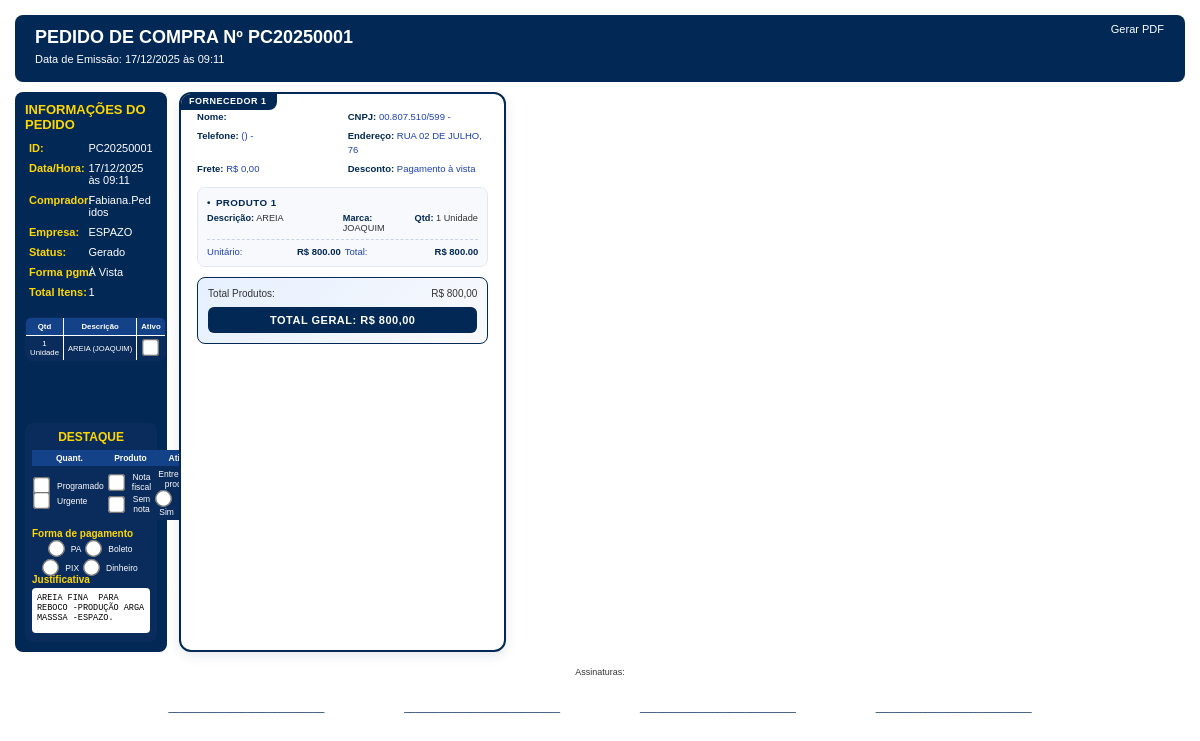
The app's page /visualizar_pedido/1 (signed in) with its own data.
### app.py (models this page shows, shortened)
class PedidosCompra(db.Model):
    __tablename__ = 'PedidosCompra'
    id = db.Column(db.Integer, primary_key=True, autoincrement=True)
    numero_pedido = db.Column(db.Text, nullable=False, unique=True)
    data_criacao = db.Column(db.DateTime, nullable=False, default=get_local_time)
    usuario = db.Column(db.Text, nullable=False)
    status = db.Column(db.Text, nullable=False, default='Gerado')
    pdf_path = db.Column(db.Text, nullable=True)
    valor_total = db.Column(db.Float, nullable=False)
    valor_frete = db.Column(db.Float, nullable=True, default=0.0)
    valor_liquido = db.Column(db.Float, nullable=False)
    forma_pagamento = db.Column(db.Text, nullable=True)
    observacoes = db.Column(db.Text, nullable=True)
    comprovante_pagamento = db.Column(db.Text, nullable=True)
    preenchimentos = db.relationship('SolicitacoesPreenchidas', secondary='pedido_preenchimento_associacao')

class SolicitacoesCompra(db.Model):
    __tablename__ = 'SolicitacoesCompra'
    id = db.Column(db.Integer, primary_key=True)
    cod_material = db.Column(db.Integer, db.ForeignKey('Materiais.CodMaterial'), nullable=False)
    especificacao = db.Column(db.Text, nullable=False)
    quantidade = db.Column(db.String(20), nullable=False)
    unidade_medida = db.Column(db.String(20), nullable=False, default='Unidade')
    aplicacao = db.Column(db.Text, nullable=True)  # Aplicação específica do item
    aplicacao_geral = db.Column(db.Text, nullable=True)  # NOVA COLUNA: Aplicação geral do formulário
    empresa = db.Column(db.Text, nullable=False)
    data_solicitacao = db.Column(db.DateTime, nullable=False, default=get_local_time)
    usuario = db.Column(db.Text, nullable=False)
    foto_path = db.Column(db.Text, nullable=True)
    marca = db.Column(db.Text, nullable=True)
    ativo = db.Column(db.String(3), nullable=False)
    nome_ativo = db.Column(db.Text, nullable=True)
    prioridade = db.Column(db.String(20), nullable=False, default='Programado')
    status_aprovacao = db.Column(db.String(20), nullable=True, default=None)
    observacoes_col = db.Column(db.Text, nullable=True)
    material = db.relationship('Materiais', backref='solicitacoes')
    comprador_atribuido = db.Column(db.Text, nullable=True)  # Novo campo

class Materiais(db.Model):
    __tablename__ = 'Materiais'
    CodMaterial = db.Column(db.Integer, primary_key=True, autoincrement=True)
    DescricaoMaterial = db.Column(db.Text, nullable=False)
    Empresa = db.Column(db.Text, nullable=False)
    Aplicacao = db.Column(db.Text, nullable=False)
    QuantidadeEstoque = db.Column(db.Integer, default=0)
    Fornecedor = db.Column(db.Text)
    NumeroNF = db.Column(db.Text)
    FatorConsumo = db.Column(db.Float, nullable=True, default=0.0)
    Ativo = db.Column(db.Boolean, default=False)

class SolicitacoesPreenchidas(db.Model):
    __tablename__ = 'SolicitacoesPreenchidas'
    id = db.Column(db.Integer, primary_key=True)
    solicitacao_id = db.Column(db.Integer, db.ForeignKey('SolicitacoesCompra.id'), nullable=False)
    fornecedor_id = db.Column(db.Integer, nullable=False)
    valor_unitario = db.Column(db.Float, nullable=False)
    valor_total = db.Column(db.Float, nullable=False)
    valor_frete = db.Column(db.Float, nullable=True)
    prazo_entrega = db.Column(db.Text, nullable=False)
    condicao_pagamento = db.Column(db.Text, nullable=False)
    data_preenchimento = db.Column(db.DateTime, nullable=False, default=get_local_time)
    usuario = db.Column(db.Text, nullable=False)
    status = db.Column(db.Text, nullable=True, default='Rascunho')
    pdf_path = db.Column(db.Text, nullable=True)
    observacoes = db.Column(db.Text, nullable=True)  # Novo campo para observações
    marca = db.Column(db.Text, nullable=True)  # 🔴 NOVO CAMPO ADICIONADO AQUI
    solicitacao = db.relationship('SolicitacoesCompra', backref='preenchimentos_fornecidos')
    historico_descontos = db.relationship(
        "HistoricoDescontos",
        backref="solicitacao_preenchida",
        lazy="dynamic",
        cascade="all, delete-orphan"
    )

### app.py (the view)
@routes_bp.route('/visualizar_pedido/<int:pedido_id>', methods=['GET'])
def visualizar_pedido(pedido_id):
    if 'usuario' not in session:
        flash('Acesso não autorizado', 'error')
        return redirect(url_for('routes_bp.login'))
    try:
        pedido = PedidosCompra.query.get_or_404(pedido_id)
        materiais_por_fornecedor = {}
        for preench in pedido.preenchimentos:
            forn_id = str(preench.fornecedor_id)  # Usar string como chave para evitar issues
            if forn_id not in materiais_por_fornecedor:
                info = get_fornecedor_details_full(preench.fornecedor_id)
                materiais_por_fornecedor[forn_id] = {'info': info, 'itens': []}
            item = {
                'material': preench.solicitacao.material.DescricaoMaterial if preench.solicitacao.material else 'Não informado',
                'marca': preench.solicitacao.marca or 'Sem marca',
                'especificacao': preench.solicitacao.especificacao or 'N/A',
                'quantidade': preench.solicitacao.quantidade,
                'unidade': preench.solicitacao.unidade_medida or 'Un',
                'valor_unitario': preench.valor_unitario,
                'valor_total': preench.valor_total,
                'prazo_entrega': preench.prazo_entrega or 'N/A'
            }
            materiais_por_fornecedor[forn_id]['itens'].append(item)
        total_itens = sum(len(dados['itens']) for dados in materiais_por_fornecedor.values())
        return render_template(
            'pedido_compra_pdf.html',
            pedido=pedido,
            usuario=pedido.usuario or session['usuario'],  # Ajuste conforme necessário (pode ser pedido.usuario)
            total_itens=total_itens,
            materiais_por_fornecedor=materiais_por_fornecedor
        )
    except Exception as e:
        flash(f'Erro ao visualizar pedido: {str(e)}', 'error')
        logging.error(f"Erro em visualizar_pedido para ID {pedido_id}: {str(e)}", exc_info=True)
        return redirect(url_for('routes_bp.listar_pedidos_compras'))  # Ajuste para a rota de listagem correta

### templates/pedido_compra_pdf.html (shortened to what this page needs)
<!DOCTYPE html>
<html lang="pt-BR">
<head>
</head>
<body>
<button class="print-button" id="gerarPDF">Gerar PDF</button>
<div class="header">
    <h1>PEDIDO DE COMPRA Nº {{ pedido.numero_pedido }}</h1>
    <p>Data de Emissão: {{ pedido.data_criacao.strftime('%d/%m/%Y às %H:%M') }}</p>
</div>
<div class="main-container">
    <div class="left-column">
        <div>
            <h2>INFORMAÇÕES DO PEDIDO</h2>
            <table class="info-pedido">
                <tr><td class="label">ID:</td><td class="value">{{ pedido.numero_pedido }}</td></tr>
                <tr><td class="label">Data/Hora:</td><td class="value">{{ pedido.data_criacao.strftime('%d/%m/%Y às %H:%M') }}</td></tr>
                <tr><td class="label">Comprador:</td><td class="value">{{ usuario }}</td></tr>
                <tr><td class="label">Empresa:</td><td class="value">{{ pedido.preenchimentos[0].solicitacao.empresa if pedido.preenchimentos else 'Não informado' }}</td></tr>
                <tr><td class="label">Status:</td><td class="value">{{ pedido.status }}</td></tr>
                <tr><td class="label">Forma pgm:</td><td class="value">
                    {% if pedido.forma_pagamento %}
                        {% if '-' in pedido.forma_pagamento %}
                            {{ pedido.forma_pagamento.split('-')[0]|trim }}
                        {% else %}
                            {{ pedido.forma_pagamento }}
                        {% endif %}
                    {% else %}
                        Não informado
                    {% endif %}
                </td></tr>
                <tr><td class="label">Total Itens:</td><td class="value">{{ total_itens }}</td></tr>
            </table>
            <table class="mini-table">
                <thead>
                    <tr>
                        <th class="qtd">Qtd</th>
                        <th>Descrição</th>
                        <th class="ativo">Ativo</th>
                    </tr>
                </thead>
                <tbody>
                    {% for fornecedor_id, dados in materiais_por_fornecedor.items() %}
                        {% for item in dados.itens %}
                        <tr>
                            <td class="qtd">{{ item.quantidade }} {{ item.unidade|default('un', true) }}</td>
                            <td class="desc" title="{{ item.material }}{% if item.marca and item.marca != 'sem marca' %} ({{ item.marca }}){% endif %}">
                                {{ item.material|truncate(38, true, '...') }}
                                {% if item.marca and item.marca != 'sem marca' %} ({{ item.marca|truncate(12, true, '...') }}){% endif %}
                            </td>
                            <td class="ativo"><input type="checkbox"></td>
                        </tr>
                        {% endfor %}
                    {% else %}
                        <tr><td colspan="3" style="text-align:center; color:#aaa; font-size:7.5px;">Nenhum item</td></tr>
                    {% endfor %}
                </tbody>
            </table>
        </div>
        <div class="destaque-section">
            <h2>DESTAQUE</h2>
            <table class="destaque-table">
                <thead><tr><th>Quant.</th><th>Produto</th><th>Ativo</th></tr></thead>
                <tbody>
                    <tr>
                        <td>
                            <div class="checkbox-duo">
                                <div class="checkbox-item"><input type="checkbox">Programado</div>
                                <div class="checkbox-item"><input type="checkbox">Urgente</div>
                            </div>
                        </td>
                        <td>
                            <div class="checkbox-duo">
                                <div class="checkbox-item"><input type="checkbox">Nota fiscal</div>
                                <div class="checkbox-item"><input type="checkbox">Sem nota</div>
                            </div>
                        </td>
                        <td>
                            <div class="entrega-group">
                                <span>Entrega do produto</span>
                                <div class="entrega-options">
                                    <div><input type="radio" name="entrega">Sim</div>
                                    <div><input type="radio" name="entrega">Não</div>
                                </div>
                            </div>
                        </td>
                    </tr>
                </tbody>
            </table>
            <div class="forma-pagamento">
                <strong>Forma de pagamento</strong>
                <div class="pagamento-options">
                    {% for fp in ['PA','Boleto','PIX','Dinheiro'] %}
                    <div class="pagamento-item">
                        <input type="radio" name="pagamento"> {{ fp }}
                    </div>
                    {% endfor %}
                </div>
            </div>
            <div class="justificativa">
                <strong>Justificativa</strong>
                <textarea readonly>{{ pedido.observacoes or ' ' }}</textarea>
            </div>
        </div>
    </div>
    <div class="right-column">
        {% for fornecedor_id, dados in materiais_por_fornecedor.items() %}
        <div class="fornecedor-card">
            <div class="fornecedor-info">
                <div><strong>Nome:</strong> {{ dados.info.nome }}</div>
                <div><strong>CNPJ:</strong> {{ dados.info.cnpj }}</div>
                <div><strong>Telefone:</strong> {{ dados.info.telefone }}</div>
                <div><strong>Endereço:</strong> {{ dados.info.endereco }}</div>
                {% if dados.frete is defined %}
                <div class="frete-info"><strong>Frete:</strong> R$ {{ "%.2f"|format(dados.frete|default(0)|float) }}</div>
                {% elif pedido.valor_frete %}
                <div class="frete-info"><strong>Frete:</strong> R$ {{ "%.2f"|format(pedido.valor_frete or 0) }}</div>
                {% else %}
                <div class="frete-info"><strong>Frete:</strong> R$ 0,00</div>
                {% endif %}
                {% if dados.desconto is defined %}
                <div class="desconto-info"><strong>Desconto:</strong> R$ {{ "%.2f"|format(dados.desconto|default(0)|float) }}</div>
                {% elif pedido.forma_pagamento and '-' in pedido.forma_pagamento %}
                <div class="desconto-info"><strong>Desconto:</strong> {{ pedido.forma_pagamento.split('-')[1]|trim }}</div>
                {% else %}
                <div class="desconto-info"><strong>Desconto:</strong> R$ 0,00</div>
                {% endif %}
            </div>
            <div class="produtos-lista">
                {% for item in dados.itens %}
                <div class="produto-item">
                    <div class="produto-header">Produto {{ loop.index }}</div>
                    <div class="produto-detalhes">
                        <div><strong>Descrição:</strong> {{ item.material }}</div>
                        <div><strong>Marca:</strong> {{ item.marca|default('sem marca', true) }}</div>
                        <div><strong>Qtd:</strong> {{ item.quantidade }} {{ item.unidade|default('un', true) }}</div>
                    </div>
                    <div class="produto-valores">
                        <div class="valor-item"><span>Unitário:</span><span>R$ {{ "%.2f"|format(item.valor_unitario|default(0)|float) }}</span></div>
                        <div class="valor-item"><span>Total:</span><span class="item-total">R$ {{ "%.2f"|format(item.valor_total|default(0)|float) }}</span></div>
                    </div>
                </div>
                {% endfor %}
            </div>
            <div class="total-fornecedor">
                <div class="total-line">
                    <span>Total Produtos:</span>
                    <span class="total-produtos">R$ 0,00</span>
                </div>
                <div class="total-geral-fornecedor">Total Geral: R$ 0,00</div>
            </div>
        </div>
        {% endfor %}
    </div>
</div>
<div class="footer">
    <div>Assinaturas:</div>
    <div class="assinaturas">
        <div class="assinatura">
            <div class="linha-assinatura">____________________________</div>
        </div>
        <div class="assinatura">
            <div class="linha-assinatura">____________________________</div>
        </div>
        <div class="assinatura">
            <div class="linha-assinatura">____________________________</div>
        </div>
        <div class="assinatura">
            <div class="linha-assinatura">____________________________</div>
        </div>
    </div>
</div>
</body>
</html>

### records on screen
PedidosCompra: numero_pedido "PC20250001", data_criacao "17/12/2025 às 09:11", usuario "Fabiana.Pedidos", status "Gerado", forma_pagamento "À Vista", observacoes "AREIA FINA PARA REBOCO -PRODUÇÃO ARGA MASSSA -ESPAZO.", forma_pagamento "Pagamento à vista"
SolicitacoesCompra: empresa "ESPAZO", unidade "Unidade", marca "JOAQUIM", marca "JOAQUIM", unidade "Unidade"
Materiais: material "AREIA", material "AREIA"
SolicitacoesPreenchidas: valor_unitario "800.00", valor_total "800.00"

### other values on screen
{{ total_itens }} "1"
{{ item.quantidade }} "1"
{{ fp }} "PA" "Boleto" "PIX" "Dinheiro"
{{ dados.info.cnpj }} "00.807.510/599 -"
{{ dados.info.telefone }} "() -"
{{ dados.info.endereco }} "RUA 02 DE JULHO, 76"
